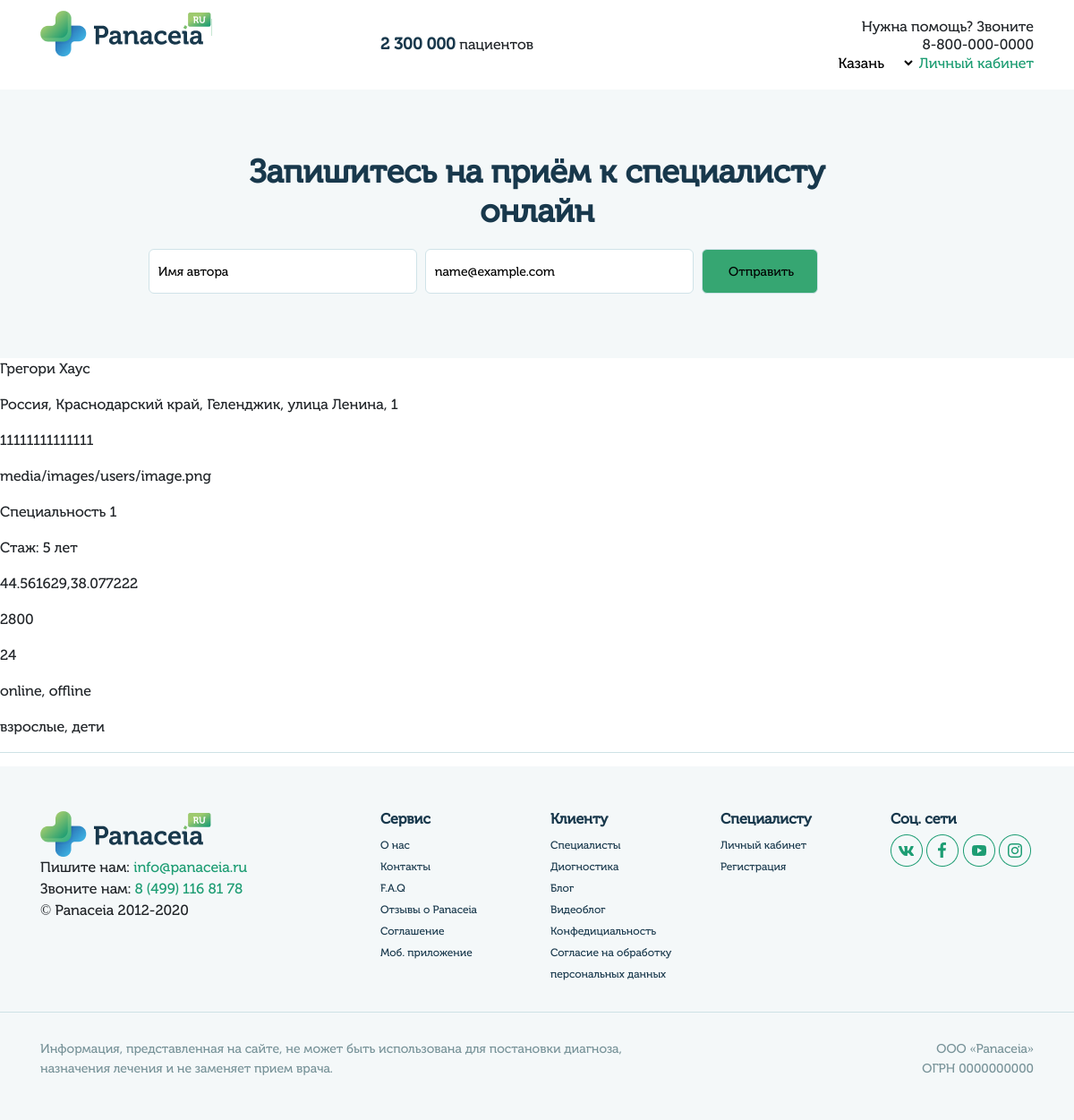
Page /doctors/detail/67/ on the committed database.
### userprofile/models.py (models this page shows, shortened)
class UserMain(models.Model):
    user = models.OneToOneField(User, on_delete=models.CASCADE)
    gender_list = (
        ('male', 'Мужской'),
        ('female', 'Женский')
    )
    queryset = TimeZone.objects.all()
    time_zone_list = []
    for i in queryset:
         time_zone_list.append((i.name, i.title))
    gender = models.CharField(blank=True,  max_length=6, choices=gender_list, verbose_name='Пол')
    avatar = models.ImageField(blank=True, upload_to='images/users', verbose_name='Изображение')
    fio = models.CharField(blank=True, max_length=100, verbose_name='ФИО')
    dob = models.CharField(blank=True, max_length=10, verbose_name='Дата рождения')
    city = models.CharField(blank=True, max_length=200, verbose_name='Город')
    time_zone = models.CharField(blank=True, max_length=200, choices=time_zone_list, verbose_name='Временная зона')
    skype = models.CharField(blank=True, max_length=50, verbose_name='Skype')
    whatsapp = models.CharField(blank=True, max_length=20, verbose_name='WhatsApp')
    phone = models.CharField(blank=True, max_length=20, verbose_name='Номер телефона')
    coords = models.CharField(blank=True, max_length=200, verbose_name='Координаты')
    class Meta:
        verbose_name = 'Профиль'
        verbose_name_plural = 'Профили'

class Specialty(models.Model):
    content = models.ForeignKey(User, on_delete=models.CASCADE)
    title = models.CharField(max_length=100, verbose_name='Название')
    def __str__(self):
        return self.title
    class Meta:
        verbose_name = 'Специальность'
        verbose_name_plural = 'Специальности'

### doctors/views.py (the view)
# urls.py: path('detail/<slug:slug>/', views.doctor_detail_view, name='doctor_detail'),
def doctor_detail_view(request, slug):
    user_id = slug
    user = get_object_or_404(User, id=user_id)
    if user.groups.filter(name='doctors').exists():
        doctor_main = UserMain.objects.get(user=user_id)
        doctor = UserDoctor.objects.get(user=user_id)
        services = Service.objects.filter(content=user_id)
        user_spec = ', '.join([str(i) for i in Specialty.objects.filter(content=user_id).order_by('?')[:4]])
        if doctor.experience_years != '':
            words = ['год', 'года', 'лет']
            num = int(doctor.experience_years)
            years = decl_of_num(num, words)
            experience = 'Стаж: ' + str(num) + ' ' + years
        else:
            experience = ''
        if doctor_main.avatar != '':
            avatar = 'media/' + str(doctor_main.avatar)
        else:
            avatar = 'medicsite/static/img/user.png'
        count_meeting = len(Meeting.objects.filter(doctor_id=user_id))
        total_service_price = 0
        count_service_item = len(services)
        average_price = 0
        for service in services:
            total_service_price = total_service_price + int(service.price)
        if count_service_item != 0:
            average_price = round(total_service_price / count_service_item)
        patients = ''
        if doctor.patient_grown:
            patients = patients + 'взрослые, '
        if doctor.patient_children:
            patients = patients + 'дети, '
        meet = ''
        if doctor.meet_online:
            meet = meet + 'online, '
        if doctor.meet_offline:
            meet = meet + 'offline, '
        doc = {
            'id': user_id,
            'fio': doctor_main.fio,
            'city': doctor_main.city,
            'phone': doctor_main.phone,
            'avatar': avatar,
            'specialty': user_spec,
            'experience_years': experience,
            'coords': doctor_main.coords,
            'average_price': average_price,
            'count_meeting': count_meeting,
            'meet': meet[:-2],
            'patients': patients[:-2],
        }
        return render(request, 'doctor/doctor_detail.html', doc)
    else:
        return render(request, 'errs/404.html')

### doctors/utility.py (called while the page is built)
def decl_of_num(n, es):
  n = n % 100
  if n >= 11 and n <= 19:
      s = es[2]
  else:
      i = n % 10
      if i == 1:
          s = es[0]
      elif i in [2, 3, 4]:
          s = es[1]
      else:
          s = es[2]
  return s

### templates/doctor/doctor_detail.html
{% extends "home.html" %}
{% load static %}
{% block content %}
<div class="top-search">
    <div class="container">
        <div class="row">
            <div class="col-sm">
                <div class="search-title">
                    Запишитесь на приём к специалисту онлайн
                </div>
            </div>
        </div>
        <div class="row popup-login">
            <div class="col-sm">
                <div class="search-form">
                    <div class="form-offer">
                        <form class="mainform">
                            <p class="name">
                                <input type="text" name="name" value="Имя автора" />
                            </p>
                            <p class="email">
                                <input type="text" name="email" value="name@example.com" />
                            </p>
                            <p class="send">
                                <input type="submit" value="Отправить" />
                            </p>
                        </form>
                    </div>
                </div>
            </div>
        </div>
    </div>
</div>
<p>{{fio}}</p>
<p>{{city}}</p>
<p>{{phone}}</p>
<p>{{avatar}}</p>
<p>{{specialty}}</p>
<p>{{experience_years}}</p>
<p>{{coords}}</p>
<p>{{average_price}}</p>
<p>{{count_meeting}}</p>
<p>{{meet}}</p>
<p>{{patients}}</p>
{% endblock %}

### static/css/style.css (style rules this page uses)
a, abbr, acronym, address, applet, article, aside, audio, b, big, blockquote, body, canvas, caption, center, cite, code, dd, del, details, dfn, div, dl, dt, em, embed, fieldset, figcaption, figure, footer, form, h1, h2, h3, h4, h5, h6, header, hgroup, html, i, iframe, img, ins, kbd, label, legend, li, mark, menu, nav, object, ol, output, p, pre, q, ruby, s, samp, section, small, span, strike, strong, sub, summary, sup, table, tbody, td, tfoot, th, thead, time, tr, tt, u, ul, var, video { font-family: 'Museo Cyrl'; }
.mainform { display: flex; width: 886px; margin: auto; margin-top: 20px; }
.email, .name, .send { margin-left: 1%; font-style: normal; font-weight: 300; font-size: 14px; line-height: 17px; }
.mainform input { width: 300px; height: 50px; padding-left: 10px; background: #FFFFFF; border: 1px solid #D0E3E8; box-sizing: border-box; border-radius: 6px; }
.mainform .send input { width: 130px; height: 50px; background: #36A672; border-radius: 6px; }
.top-search { text-align: center; height: 300px; background: #F4F8F9; }
.search-title { margin: auto; margin-top: 70px; font-weight: 600; font-size: 36px; line-height: 44px; color: #18384C; width: 694px; }
.popup-login { display: none; }

### rows in the picture
UserMain: fio "Грегори Хаус", city "Россия, Краснодарский край, Геленджик, улица Ленина, 1", phone "11111111111111", coords "44.561629,38.077222"
Specialty: title "Специальность 1"

### other values in the picture
{{ avatar }} "media/images/users/image.png"
{{ experience_years }} "Стаж: 5 лет"
{{ average_price }} "2800"
{{ count_meeting }} "24"
{{ meet }} "online, offline"
{{ patients }} "взрослые, дети"
